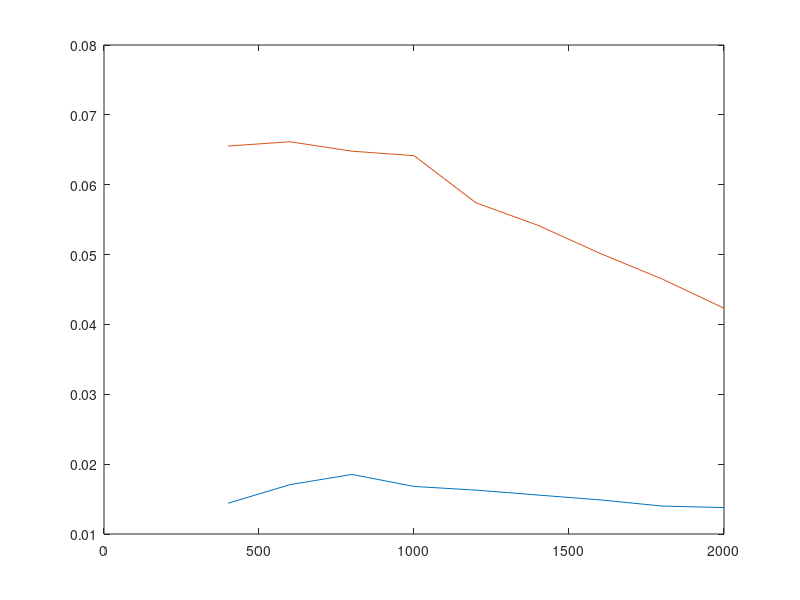

Write the MATLAB code that produced this figure.
% u =(10:2:26);
% i =[0.065 0.081 0.099 0.117 0.137 0.156 0.177 0.200 0.220];
% v1=[2.795 3.582 4.286 4.648 5.133 6.056 6.587 7.180 7.803];
% r=0.5*103.84*10^(-3);
% s=pi*r*r;
% rho=1.185;
% p0=u.*i
% p1=0.5.*rho.*s.*(v1.^3)
% ita=p1./p0
%
% subplot(1, 2, 1);
% uv=scatter(u, v1, 200, 'k', '.');
% hold on;
% xlim([10, 26])
% xticks(u)
% set(gca, 'FontName', 'Latin Modern Math', 'FontSize', 15);
% xlabel('\fontname{Songti SC}输入电压 \fontname{Latin Modern Math}U/V');
% ylabel('\fontname{Songti SC}风速 \fontname{Latin Modern Math}V_1/(m/s)');
% box on;
% M=[u' ones(9,1)];
% k=M\(v1');
% v1pre=(M*k)';
%
% plot(u, v1pre, '-k', 'LineWidth', 2);
%
% subplot(1, 2, 2);
% plot(v1, ita, '.-k', 'LineWidth', 2, 'MarkerSize', 15);
% set(gca, 'FontName', 'Latin Modern Math', 'FontSize', 15);
% xlabel('\fontname{Songti SC}风速 \fontname{Latin Modern Math}V_1/(m/s)');
% ylabel('\fontname{Songti SC}转换效率 \fontname{Latin Modern Math}\eta');
%

r=(400:200:2000);
u1=[2.40,3.20,3.85,4.10,4.42,4.67,4.88,5.02,5.25];
u2=[5.12,6.30,7.20,8.01,8.30,8.71,8.96,9.15,9.20];
p1=u1.^2./r
p2=u2.^2./r

plot(r, p1);
hold on;
plot(r, p2);
